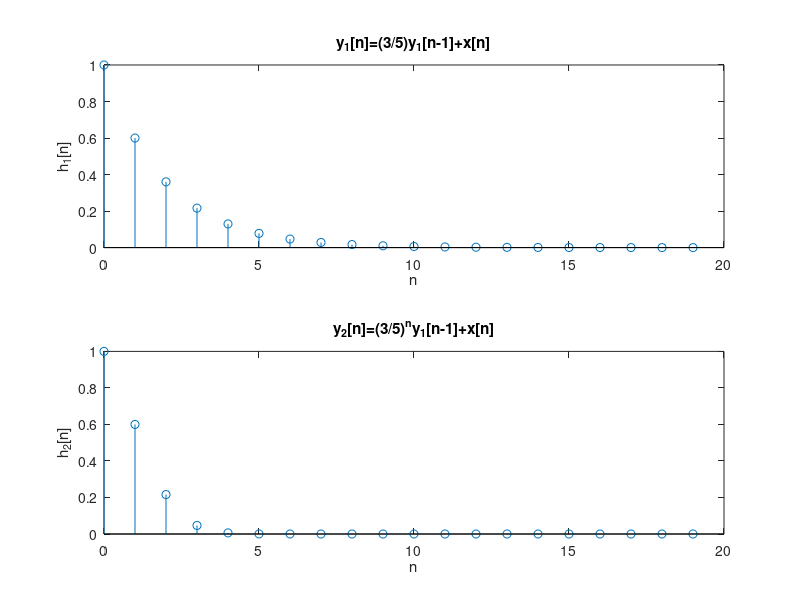
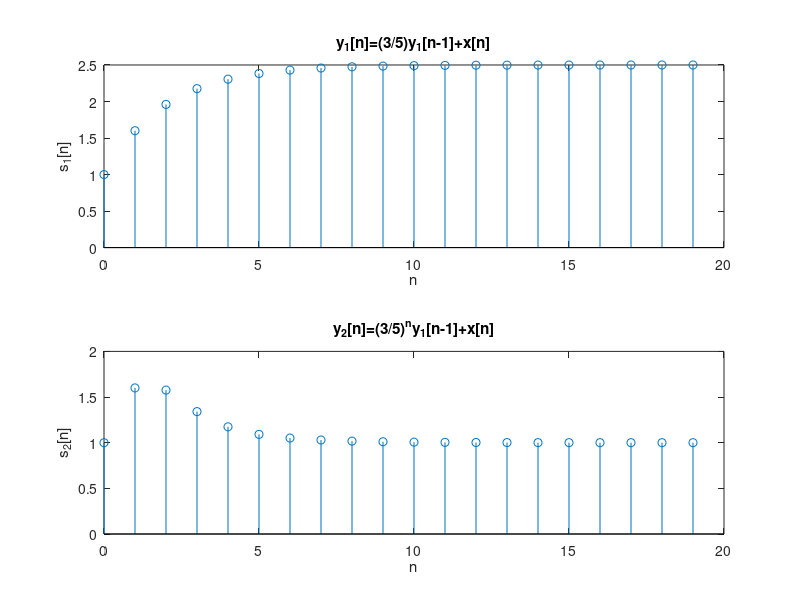
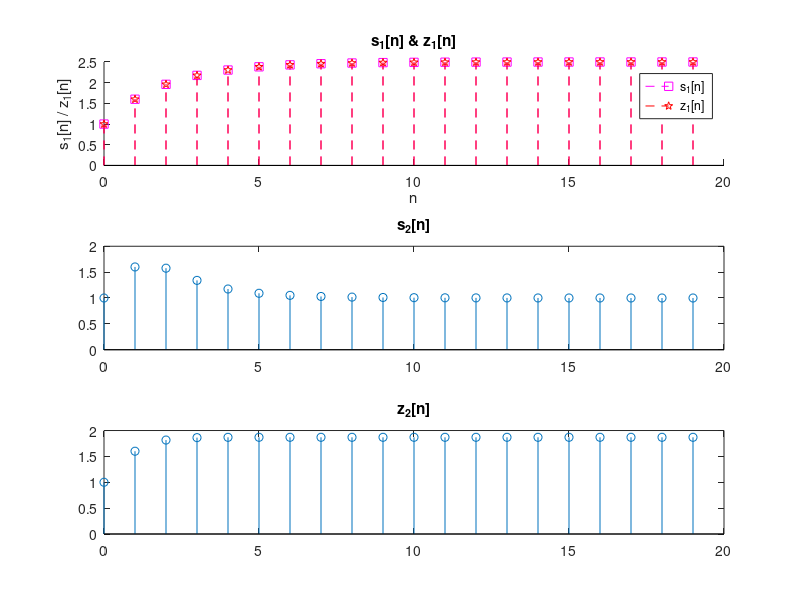

Write MATLAB code to recreate these figures, in order.
% 2.5(d) -------------------------------

a = [1 -3/5];
b = 1;
x = [1 zeros(1,19)];


h1 = filter(b, a, x);
h2 = zeros(1,21);



nh = 0:19;

for i = 2:21
    h2(i) = ((3/5)^(i-2)) * h2(i-1) + x(i-1)
end

h2 = h2(2:end);

figure;
subplot(2, 1, 1);
stem(nh, h1);
title('y_1[n]=(3/5)y_1[n-1]+x[n]');
xlabel('n');
ylabel('h_1[n]');

subplot(2, 1, 2);
stem(nh, h2);
title('y_2[n]=(3/5)^ny_1[n-1]+x[n]');
xlabel('n');
ylabel('h_2[n]');

saveas(gcf, "plots/P2_5_d_out.png");

close;

% 2.5(e) -------------------------------
u = ones(1, 20);
s1 = filter(b, a, u);
s2 = zeros(1,21);

ns = 0:19;

for i = 2:21
    s2(i) = ((3/5)^(i-2)) * s2(i-1) + u(i-1)
end

s2 = s2(2:end);

figure;
subplot(2, 1, 1);
stem(ns, s1);
title('y_1[n]=(3/5)y_1[n-1]+x[n]');
xlabel('n');
ylabel('s_1[n]');

subplot(2, 1, 2);
stem(ns, s2);
title('y_2[n]=(3/5)^ny_1[n-1]+x[n]');
xlabel('n');
ylabel('s_2[n]');

saveas(gcf, "plots/P2_5_e_out.png");
close;

% 2.5(f) -------------------------------
z1 = conv(h1, u);
z1 = z1(1:20);
z2 = conv(h2, u);
z2 = z2(1:20);

nz = 0:19;

% 2.5(g) -------------------------------

figure;
subplot(3, 1, 1);
hold on;
stem(nz, s1, 'm--s');
stem(nz, z1, 'r--p');
legend('s_1[n]', 'z_1[n]', 'Location', 'northeast');
title('s_1[n] & z_1[n]');
xlabel('n');
ylabel('s_1[n] / z_1[n]');

subplot(3, 1, 2);
stem(ns, s2);
title('s_2[n]');

subplot(3, 1, 3);
stem(nz, z2);
title('z_2[n]');

saveas(gcf, "plots/P2_5_g_out.png");
close;
